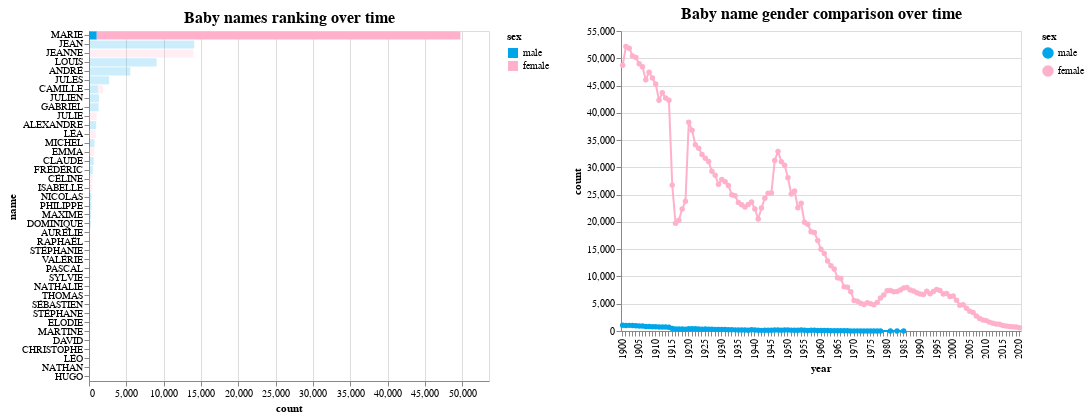

Notebook code cell kept with this figure:
### Code cell
df_plot = df_w_sex_by_years.copy()
df_plot = df_plot[['name', 'year', 'count', 'sex']].groupby(['name', 'year', 'sex']).sum().reset_index()
df_plot['year'] = df_plot['year'].astype(int)
df_plot['year'] = df_plot['year'].astype(str)

# Create names list widget
input_dropdown = alt.binding_select(options=[None]+df_plot['name'].unique().tolist())
selector_name = alt.selection_point(fields=['name'], bind=input_dropdown, name='Name to select for comparison:', value=df_plot['name'].values[0])

# # Line chart of top names
# line_with_selector_name = alt.Chart(df_plot).mark_line(point=True).encode(
#     x=alt.X(
#         'year:N', 
#         scale=alt.Scale(zero=False, domain=df_plot['year'].unique().tolist()), 
#         axis=alt.Axis(tickCount=10, labelExpr='parseInt(datum.value) % 5 === 0 ? datum.label : ""')
#     ),
#     y=alt.Y('count:Q', scale=alt.Scale(zero=False)),
#     tooltip=[
#         alt.Tooltip('year:N', title='Year'),
#         alt.Tooltip('name:N', title='Name'),
#         # alt.Tooltip('rank:Q', title='Rank'),
#         alt.Tooltip('count:Q', title='Count'),
#         # alt.Tooltip('sex:N', title='Sex'),
#     ],
#     color=alt.Color('sex:N'),
#     # color=alt.condition(selector_name, alt.Color('name:N'), alt.value('lightgrey')),
#     # color=alt.condition(brush, alt.ColorValue("steelblue"), alt.ColorValue("grey")),
#     # color=alt.ColorValue('green'),
#     # color=alt.Color('count:Q', legend=alt.Legend(title='Name')),

#     # opacity=alt.condition(brush, alt.value(1), alt.value(0.2)),
# ).add_params(
#     selector_name
# # ).add_params(
# #     brush
# ).transform_filter(
#     selector_name
# # ).transform_filter(
# #     brush
# ).properties(
#     title=alt.TitleParams(text=f"Baby names evolution comparison over time", fontSize=20),
#     width=400,
#     height=300
# )

line_from_bar = alt.Chart(df_plot).mark_line(point=True).encode(
    x=alt.X(
        'year:N', 
        scale=alt.Scale(zero=False, domain=df_plot['year'].unique().tolist()), 
        axis=alt.Axis(tickCount=10, labelExpr='parseInt(datum.value) % 5 === 0 ? datum.label : ""')
    ),
    y=alt.Y('count:Q', scale=alt.Scale(zero=False)),
    tooltip=[
        alt.Tooltip('year:N', title='Year'),
        alt.Tooltip('name:N', title='Name'),
        # alt.Tooltip('rank:Q', title='Rank'),
        alt.Tooltip('count:Q', title='Count'),
        # alt.Tooltip('sex:N', title='Sex'),
    ],
    # color=alt.Color(legend=alt.Legend(title='Name')),
    # color=alt.ColorValue('orange'),
    color=alt.Color('sex:N'),
    # color=alt.ColorValue('green'),
    # color=alt.condition(brush, alt.Color('name:N'), alt.value('lightgrey')),
    # color=alt.condition(brush, alt.ColorValue("steelblue"), alt.ColorValue("grey")),
    # opacity=alt.condition(brush, alt.value(1), alt.value(0.2)),
# ).add_params(
#     selector_name
).add_params(
    brush
# ).transform_filter(
#     selector_name
).transform_filter(
    brush
).properties(
    title=alt.TitleParams(text=f"Baby name gender comparison over time", fontSize=16),
    width=400,
    height=300
)

# Create a selection that chooses the nearest point & selects based on x-value
nearest = alt.selection_point(nearest=True, on='mouseover', fields=['year'], empty=False)

# Transparent selectors across the chart. This is what tells us the x-value of the cursor
selectors = alt.Chart(df_plot).mark_point().encode(
    x='year:N',
    opacity=alt.value(0),
).add_params(
    nearest
)

# line = (line_from_bar + line_with_selector_name)
# line = (line_with_selector_name + line_from_bar)
line = line_from_bar

# Draw points on the line, and highlight based on selection
points1 = line_from_bar.mark_point().encode(opacity=alt.condition(nearest, alt.value(1), alt.value(0)))
# points2 = line_with_selector_name.mark_point().encode(opacity=alt.condition(nearest, alt.value(1), alt.value(0)))

# Draw text labels near the points, and highlight based on selection
text1 = line_from_bar.mark_text(align='left', dx=5, dy=-5).encode(text=alt.condition(nearest, 'count:Q', alt.value(' ')))
# text2 = line_with_selector_name.mark_text(align='left', dx=5, dy=-5).encode(text=alt.condition(nearest, 'count:Q', alt.value(' ')))

# Draw a rule at the location of the selection
rules = alt.Chart(df_plot).mark_rule(color='gray').encode(
    x='year:N',
    color=alt.ColorValue('black')
).transform_filter(
    nearest
)

# Display the line chart
line = alt.layer(
    line, selectors, rules, 
    points1, #points2,
    text1, #text2
)


# Display the line chart
fig = alt.hconcat(
    bar_ranking, 
    line,
).resolve_legend(
    color="independent",
    size="independent"
)
fig

### Figure 1 — Vega-Lite specification as saved in the notebook (floating-point values rounded to 4 significant figures; data arrays with more than 128 entries replaced by an {"elided": "..."} marker saying what was removed)
{"config": {"view": {"continuousWidth": 300, "continuousHeight": 300}}, "hconcat": [{"data": {"name": "data-7f0b75008359680c30bdbc5a9e161fd1"}, "mark": {"type": "bar"}, "encoding": {"color": {"field": "sex", "scale": {"domain": ["male", "female"], "range": ["#01A6EA", "#FFB1CB"]}, "type": "nominal"}, "opacity": {"condition": {"param": "name_selector", "value": 1}, "value": 0.2}, "tooltip": [{"field": "year", "title": "Year", "type": "nominal"}, {"field": "name", "title": "Name", "type": "nominal"}, {"field": "rank", "title": "Rank", "type": "quantitative"}, {"field": "count", "title": "Count", "type": "quantitative"}, {"field": "sex", "title": "Sex", "type": "nominal"}], "x": {"field": "count", "scale": {"domain": [0, 53580.0]}, "type": "quantitative"}, "y": {"field": "name", "sort": {"field": "count", "op": "sum", "order": "descending"}, "type": "nominal"}}, "height": 350, "name": "view_6", "title": {"text": "Baby names ranking over time", "fontSize": 16}, "transform": [{"filter": {"param": "year"}}], "width": 400}, {"layer": [{"mark": {"type": "line", "point": true}, "encoding": {"color": {"field": "sex", "type": "nominal"}, "tooltip": [{"field": "year", "title": "Year", "type": "nominal"}, {"field": "name", "title": "Name", "type": "nominal"}, {"field": "count", "title": "Count", "type": "quantitative"}], "x": {"axis": {"labelExpr": "parseInt(datum.value) % 5 === 0 ? datum.label : \"\"", "tickCount": 10}, "field": "year", "scale": {"domain": ["1900", "1901", "1902", "1903", "1904", "1905", "1906", "1907", "1908", "1909", "1910", "1911", "1912", "1913", "1914", "1915", "1916", "1917", "1918", "1919", "1920", "1921", "1922", "1923", "1924", "1925", "1926", "1927", "1928", "1929", "1930", "1931", "1932", "1933", "1934", "1935", "1936", "1937", "1938", "1939", "1940", "1941", "1942", "1943", "1944", "1945", "1946", "1947", "1948", "1949", "1950", "1951", "1952", "1953", "1954", "1955", "1956", "1957", "1958", "1959", "1960", "1961", "1962", "1963", "1964", "1965", "1966", "1967", "1968", "1969", "1970", "1971", "1972", "1973", "1974", "1975", "1976", "1977", "1978", "1979", "1980", "1981", "1982", "1983", "1984", "1985", "1986", "1987", "1988", "1989", "1990", "1991", "1992", "1993", "1994", "1995", "1996", "1997", "1998", "1999", "2000", "2001", "2002", "2003", "2004", "2005", "2006", "2007", "2008", "2009", "2010", "2011", "2012", "2013", "2014", "2015", "2016", "2017", "2018", "2019", "2020"], "zero": false}, "type": "nominal"}, "y": {"field": "count", "scale": {"zero": false}, "type": "quantitative"}}, "name": "view_4", "title": {"text": "Baby name gender comparison over time", "fontSize": 16}, "transform": [{"filter": {"param": "name_selector"}}]}, {"mark": {"type": "point"}, "encoding": {"opacity": {"value": 0}, "x": {"field": "year", "type": "nominal"}}, "name": "view_5"}, {"mark": {"type": "rule", "color": "gray"}, "encoding": {"color": {"value": "black"}, "x": {"field": "year", "type": "nominal"}}, "transform": [{"filter": {"param": "param_2", "empty": false}}]}, {"mark": {"type": "point"}, "encoding": {"color": {"field": "sex", "type": "nominal"}, "opacity": {"condition": {"param": "param_2", "value": 1, "empty": false}, "value": 0}, "tooltip": [{"field": "year", "title": "Year", "type": "nominal"}, {"field": "name", "title": "Name", "type": "nominal"}, {"field": "count", "title": "Count", "type": "quantitative"}], "x": {"axis": {"labelExpr": "parseInt(datum.value) % 5 === 0 ? datum.label : \"\"", "tickCount": 10}, "field": "year", "scale": {"domain": ["1900", "1901", "1902", "1903", "1904", "1905", "1906", "1907", "1908", "1909", "1910", "1911", "1912", "1913", "1914", "1915", "1916", "1917", "1918", "1919", "1920", "1921", "1922", "1923", "1924", "1925", "1926", "1927", "1928", "1929", "1930", "1931", "1932", "1933", "1934", "1935", "1936", "1937", "1938", "1939", "1940", "1941", "1942", "1943", "1944", "1945", "1946", "1947", "1948", "1949", "1950", "1951", "1952", "1953", "1954", "1955", "1956", "1957", "1958", "1959", "1960", "1961", "1962", "1963", "1964", "1965", "1966", "1967", "1968", "1969", "1970", "1971", "1972", "1973", "1974", "1975", "1976", "1977", "1978", "1979", "1980", "1981", "1982", "1983", "1984", "1985", "1986", "1987", "1988", "1989", "1990", "1991", "1992", "1993", "1994", "1995", "1996", "1997", "1998", "1999", "2000", "2001", "2002", "2003", "2004", "2005", "2006", "2007", "2008", "2009", "2010", "2011", "2012", "2013", "2014", "2015", "2016", "2017", "2018", "2019", "2020"], "zero": false}, "type": "nominal"}, "y": {"field": "count", "scale": {"zero": false}, "type": "quantitative"}}, "title": {"text": "Baby name gender comparison over time", "fontSize": 16}, "transform": [{"filter": {"param": "name_selector"}}]}, {"mark": {"type": "text", "align": "left", "dx": 5, "dy": -5}, "encoding": {"color": {"field": "sex", "type": "nominal"}, "text": {"condition": {"param": "param_2", "empty": false, "field": "count", "type": "quantitative"}, "value": " "}, "tooltip": [{"field": "year", "title": "Year", "type": "nominal"}, {"field": "name", "title": "Name", "type": "nominal"}, {"field": "count", "title": "Count", "type": "quantitative"}], "x": {"axis": {"labelExpr": "parseInt(datum.value) % 5 === 0 ? datum.label : \"\"", "tickCount": 10}, "field": "year", "scale": {"domain": ["1900", "1901", "1902", "1903", "1904", "1905", "1906", "1907", "1908", "1909", "1910", "1911", "1912", "1913", "1914", "1915", "1916", "1917", "1918", "1919", "1920", "1921", "1922", "1923", "1924", "1925", "1926", "1927", "1928", "1929", "1930", "1931", "1932", "1933", "1934", "1935", "1936", "1937", "1938", "1939", "1940", "1941", "1942", "1943", "1944", "1945", "1946", "1947", "1948", "1949", "1950", "1951", "1952", "1953", "1954", "1955", "1956", "1957", "1958", "1959", "1960", "1961", "1962", "1963", "1964", "1965", "1966", "1967", "1968", "1969", "1970", "1971", "1972", "1973", "1974", "1975", "1976", "1977", "1978", "1979", "1980", "1981", "1982", "1983", "1984", "1985", "1986", "1987", "1988", "1989", "1990", "1991", "1992", "1993", "1994", "1995", "1996", "1997", "1998", "1999", "2000", "2001", "2002", "2003", "2004", "2005", "2006", "2007", "2008", "2009", "2010", "2011", "2012", "2013", "2014", "2015", "2016", "2017", "2018", "2019", "2020"], "zero": false}, "type": "nominal"}, "y": {"field": "count", "scale": {"zero": false}, "type": "quantitative"}}, "title": {"text": "Baby name gender comparison over time", "fontSize": 16}, "transform": [{"filter": {"param": "name_selector"}}]}], "data": {"name": "data-0bbe98cf1b338af8823efb0afe76a333"}, "height": 300, "width": 400}], "params": [{"name": "year", "select": {"type": "point", "fields": ["year"]}, "bind": {"input": "range", "max": 2020.0, "min": 1901.0, "name": "Year:", "step": 1}, "value": {"year": 1900.0}, "views": ["view_6"]}, {"name": "name_selector", "select": {"type": "point", "fields": ["name"]}, "value": "MARIE", "views": ["view_6", "view_4"]}, {"name": "param_2", "select": {"type": "point", "fields": ["year"], "nearest": true, "on": "mouseover"}, "views": ["view_5"]}], "resolve": {"legend": {"color": "independent", "size": "independent"}}, "$schema": "https://vega.github.io/schema/vega-lite/v5.8.0.json", "datasets": {"data-7f0b75008359680c30bdbc5a9e161fd1": {"elided": "5911 records"}, "data-0bbe98cf1b338af8823efb0afe76a333": {"elided": "5911 records"}}}
